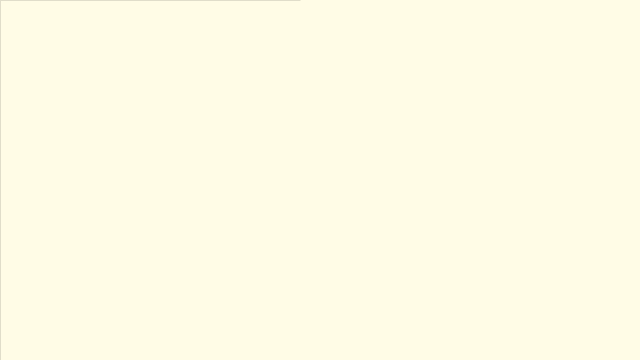
Frame 1 (no input)
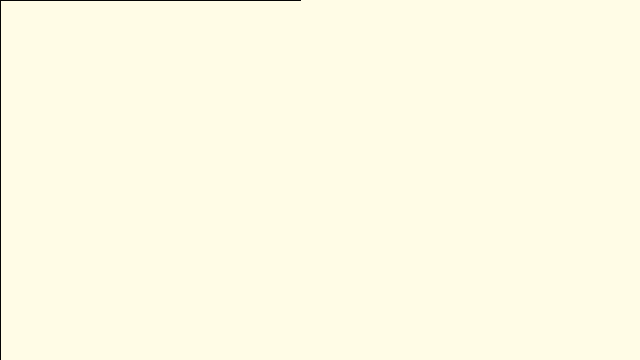
Frame 60 (the mouse pressed at the canvas centre just before this capture)
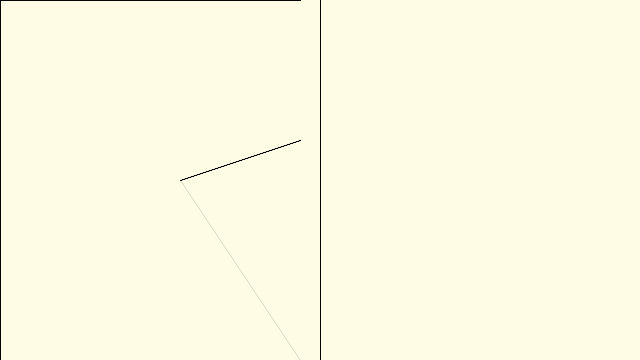
Frame 120 (the mouse held since frame 60 and released just before this capture)

The Processing sketch that drew these frames (run headless with seeded random() and noise(); from frame 60 on, the mouse is pressed at the canvas centre):

// Processing sketch: processing_129633
// ── processing_129633.pde




void setup() {size(640, 360);background(255,252,230);} void draw() {

  variableLine(mouseY, mouseY, pmouseX, pmouseY);
}


void variableLine(int x, int y, int px, int py) {
  float speed = abs(x-px) + abs(y-py);
  stroke(0);
  
  strokeWeight(.01);
strokeJoin(2);
strokeCap(500);
beginShape(200);
line (x,y, 300, speed);
 
  line(mouseX, 0, mouseX, 500);
}
